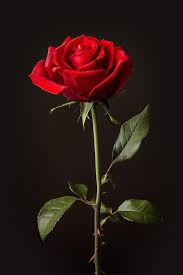
#> input picture Task 1 Image Segmentation/rose.jpeg, 183 x 275 px, found by its file name
$ python 'Image Segmentation Using SKLearn KMeans.py'
#> lines starting #> are read from the running program, lines starting #| are printed output that depends on the picture
import matplotlib.pyplot as plt
from sklearn.cluster import KMeans
from sklearn.metrics import silhouette_score, davies_bouldin_score
import numpy as np
from skimage.io import imread, imshow

def segment_image(image_path, k=3, n_init=1, max_iterations=40):
#> called with image_path = '.venv/rose.jpeg', k = 3, n_init = 1, max_iterations = 40
    image = imread(image_path)
#> image is the input picture: shape (275, 183, 3); mean R, G, B 41, 23.1, 19
    original_shape = image.shape
#> original_shape = (275, 183, 3)

    pixels = image.reshape(-1, 3)
    pixels = pixels / 255.0

    # Correct the argument 'n_clusters' instead of 'k'
    kmeans = KMeans(n_clusters=k, n_init=n_init, max_iter=max_iterations)
    labels = kmeans.fit_predict(pixels)

    # Segment the image based on cluster centroids
    segmented_image = np.zeros_like(pixels)
    for i, label in enumerate(labels):
        segmented_image[i] = kmeans.cluster_centers_[label]

    segmented_image = segmented_image.reshape(original_shape)
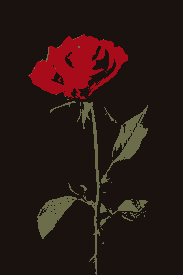
#> segmented_image: shape (275, 183, 3) float64; mean of channels 0, 1, 2 0.161, 0.0906, 0.0746; drawn as R, G, B
    segmented_image = (segmented_image * 255).astype(np.uint8)

    # Compute evaluation metrics
#> (the run stopped early here; a loop or call above may not have finished)
